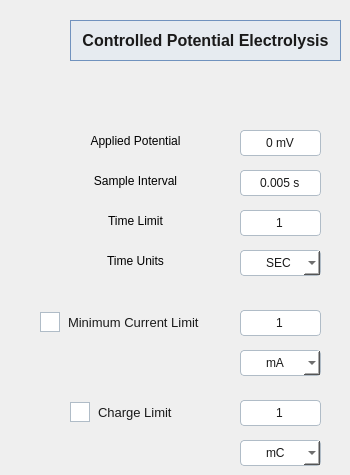
    <widget class="QWidget" name="page3_CPE">
     <widget class="QLabel" name="label_9">
      <property name="geometry">
       <rect>
        <x>70</x>
        <y>20</y>
        <width>271</width>
        <height>41</height>
       </rect>
      </property>
      <property name="styleSheet">
       <string notr="true">QLabel {
    /* Fondo azul acero muy suave para destacar sin cansar la vista */
    background-color: #E6EBF0; 
    
    /* Borde sólido y recto para coincidir con tus QLineEdit y Botones */
    border: 1px solid #7092BE; 
    border-radius: 0px; 
    
    /* Texto */
    color: #1A1A1A;                /* Negro carbón para legibilidad */
    font-family: &quot;Segoe UI&quot;;       /* Tipografía Windows 11 */
    font-weight: bold;             /* Para que resalte como encabezado */
    font-size: 16px;               /* Un poco más grande que los parámetros */
    
    /* Espaciado interno */
    padding: 5px;
}</string>
      </property>
      <property name="frameShape">
       <enum>QFrame::Shape::Box</enum>
      </property>
      <property name="lineWidth">
       <number>2</number>
      </property>
      <property name="text">
       <string>Controlled Potential Electrolysis</string>
      </property>
      <property name="alignment">
       <set>Qt::AlignmentFlag::AlignCenter</set>
      </property>
     </widget>
     <widget class="QLabel" name="label_23">
      <property name="geometry">
       <rect>
        <x>60</x>
        <y>130</y>
        <width>151</width>
        <height>21</height>
       </rect>
      </property>
      <property name="text">
       <string>Applied Potential</string>
      </property>
      <property name="alignment">
       <set>Qt::AlignmentFlag::AlignCenter</set>
      </property>
     </widget>
     <widget class="QSpinBox" name="cpe_time_limit">
      <property name="geometry">
       <rect>
        <x>240</x>
        <y>210</y>
        <width>81</width>
        <height>26</height>
       </rect>
      </property>
      <property name="focusPolicy">
       <enum>Qt::FocusPolicy::WheelFocus</enum>
      </property>
      <property name="styleSheet">
       <string notr="true">/* Estilo base del cuadro */
QSpinBox {
    background-color: #FFFFFF;
    border: 1px solid #B0BCC7;
    border-radius: 4px; /* Bordes rectos industriales */
    padding: 5px;
    color: #1A1A1A;
    font-family: &quot;Segoe UI&quot;;
    selection-background-color: #7092BE; /* Color de resaltado azul acero */
}

/* Ocultar las flechas de subir y bajar */
QSpinBox::up-button, QSpinBox::down-button {
    width: 0px;
    border: none;
    background: transparent;
}

/* Opcional: un borde más oscuro cuando el usuario hace clic para escribir */
QSpinBox:focus {
    border: 1px solid #7092BE;
}</string>
      </property>
      <property name="alignment">
       <set>Qt::AlignmentFlag::AlignCenter</set>
      </property>
      <property name="suffix">
       <string/>
      </property>
      <property name="minimum">
       <number>1</number>
      </property>
      <property name="maximum">
       <number>2500</number>
      </property>
     </widget>
     <widget class="QLabel" name="label_24">
      <property name="geometry">
       <rect>
        <x>60</x>
        <y>170</y>
        <width>151</width>
        <height>21</height>
       </rect>
      </property>
      <property name="text">
       <string>Sample Interval</string>
      </property>
      <property name="alignment">
       <set>Qt::AlignmentFlag::AlignCenter</set>
      </property>
     </widget>
     <widget class="QSpinBox" name="cpe_applied_pot">
      <property name="geometry">
       <rect>
        <x>240</x>
        <y>130</y>
        <width>81</width>
        <height>26</height>
       </rect>
      </property>
      <property name="focusPolicy">
       <enum>Qt::FocusPolicy::WheelFocus</enum>
      </property>
      <property name="styleSheet">
       <string notr="true">/* Estilo base del cuadro */
QSpinBox {
    background-color: #FFFFFF;
    border: 1px solid #B0BCC7;
    border-radius: 4px; /* Bordes rectos industriales */
    padding: 5px;
    color: #1A1A1A;
    font-family: &quot;Segoe UI&quot;;
    selection-background-color: #7092BE; /* Color de resaltado azul acero */
}

/* Ocultar las flechas de subir y bajar */
QSpinBox::up-button, QSpinBox::down-button {
    width: 0px;
    border: none;
    background: transparent;
}

/* Opcional: un borde más oscuro cuando el usuario hace clic para escribir */
QSpinBox:focus {
    border: 1px solid #7092BE;
}</string>
      </property>
      <property name="alignment">
       <set>Qt::AlignmentFlag::AlignCenter</set>
      </property>
      <property name="suffix">
       <string> mV</string>
      </property>
      <property name="minimum">
       <number>-2500</number>
      </property>
      <property name="maximum">
       <number>2500</number>
      </property>
     </widget>
     <widget class="QLabel" name="label_25">
      <property name="geometry">
       <rect>
        <x>60</x>
        <y>210</y>
        <width>151</width>
        <height>21</height>
       </rect>
      </property>
      <property name="text">
       <string>Time Limit</string>
      </property>
      <property name="alignment">
       <set>Qt::AlignmentFlag::AlignCenter</set>
      </property>
     </widget>
     <widget class="QDoubleSpinBox" name="cpe_sample_interval">
      <property name="geometry">
       <rect>
        <x>240</x>
        <y>170</y>
        <width>81</width>
        <height>26</height>
       </rect>
      </property>
      <property name="focusPolicy">
       <enum>Qt::FocusPolicy::WheelFocus</enum>
      </property>
      <property name="styleSheet">
       <string notr="true">/* Estilo base del cuadro */
QDoubleSpinBox {
    background-color: #FFFFFF;
    border: 1px solid #B0BCC7;
    border-radius: 4px; /* Bordes rectos industriales */
    padding: 5px;
    color: #1A1A1A;
    font-family: &quot;Segoe UI&quot;;
    selection-background-color: #7092BE; /* Color de resaltado azul acero */
}

/* Ocultar las flechas de subir y bajar */
QDoubleSpinBox::up-button, QDoubleSpinBox::down-button {
    width: 0px;
    border: none;
    background: transparent;
}

/* Opcional: un borde más oscuro cuando el usuario hace clic para escribir */
QDoubleSpinBox:focus {
    border: 1px solid #7092BE;
}</string>
      </property>
      <property name="alignment">
       <set>Qt::AlignmentFlag::AlignCenter</set>
      </property>
      <property name="prefix">
       <string/>
      </property>
      <property name="suffix">
       <string> s</string>
      </property>
      <property name="decimals">
       <number>3</number>
      </property>
      <property name="minimum">
       <double>0.005000000000000</double>
      </property>
      <property name="maximum">
       <double>100.000000000000000</double>
      </property>
      <property name="singleStep">
       <double>0.005000000000000</double>
      </property>
      <property name="value">
       <double>0.005000000000000</double>
      </property>
     </widget>
     <widget class="QComboBox" name="cpe_time_unit">
      <property name="geometry">
       <rect>
        <x>240</x>
        <y>250</y>
        <width>81</width>
        <height>26</height>
       </rect>
      </property>
      <property name="styleSheet">
       <string notr="true">/* 1. Estilo base del cuadro (el que proporcionaste con ajustes de compatibilidad) */
QComboBox {
    background-color: #FFFFFF;
    border: 1px solid #B0BCC7;
    border-radius: 4px; 
    padding: 5px;
    padding-left: 25px;
    color: #1A1A1A;
    font-family: &quot;Segoe UI&quot;;
    selection-background-color: #7092BE;
}

/* Opcional: Cambiar el color de la flecha cuando pasas el mouse */
QComboBox::down-arrow:hover {
    border-top: 5px solid #7092BE; /* Azul acero al pasar el mouse */
}


/* 4. Estilo de la lista desplegable (Importante para que no salga gris) */
QComboBox QAbstractItemView {
    border: 1px solid #B0BCC7;
    background-color: #FFFFFF;
    selection-color: #FFFFFF;
    padding-left: 15px;
    border-radius: 4px; 
    selection-background-color: #7092BE; /* Azul acero al pasar el mouse [cite: 48, 85] */
    font-family: &quot;Segoe UI&quot;;
    color: #1A1A1A;
}

/* 5. Estado cuando el usuario hace clic o está activo */
QComboBox:focus {
    border: 1px solid #7092BE; /* Resaltado azul acero de tu UI [cite: 75, 99] */
}

/* Opcional: un borde más oscuro cuando el usuario hace clic para escribir */
QComboBox:focus {
    border: 1px solid #7092BE;
}


</string>
      </property>
      <item>
       <property name="text">
        <string>SEC</string>
       </property>
      </item>
      <item>
       <property name="text">
        <string>MIN</string>
       </property>
      </item>
     </widget>
     <widget class="QLabel" name="label_26">
      <property name="geometry">
       <rect>
        <x>60</x>
        <y>250</y>
        <width>151</width>
        <height>21</height>
       </rect>
      </property>
      <property name="text">
       <string>Time Units</string>
      </property>
      <property name="alignment">
       <set>Qt::AlignmentFlag::AlignCenter</set>
      </property>
     </widget>
     <widget class="QCheckBox" name="cpe_min_curr_lim_on_off">
      <property name="geometry">
       <rect>
        <x>40</x>
        <y>310</y>
        <width>171</width>
        <height>24</height>
       </rect>
      </property>
      <property name="styleSheet">
       <string notr="true">QCheckBox {
    spacing: 8px;              /* Espacio entre el cuadro y el texto */
    color: #1A1A1A;            /* Texto casi negro */
    font-family: &quot;Segoe UI&quot;;
    font-size: 13px;
}

/* El cuadro del checkbox */
QCheckBox::indicator {
    width: 18px;
    height: 18px;
    border: 1px solid #B0BCC7; /* Borde recto igual que tus botones y barras */
    border-radius: 0px;        /* Bordes totalmente rectos para el look industrial */
    background-color: #FFFFFF; /* Fondo blanco */
}

/* Cuando el mouse pasa por encima */
QCheckBox::indicator:hover {
    border: 1px solid #7092BE; /* Resaltado azul acero */
    background-color: #F0F4F9; /* Fondo azul glaciar muy tenue */
}

/* Cuando está marcado (Checked) */
QCheckBox::indicator:checked {
    background-color: #7092BE; /* Fondo azul acero sólido */
    border: 1px solid #5A769A;
    /* Aquí podrías añadir una imagen de una tilde blanca si la tienes, 
       si no, el cambio de color sólido ya indica que está activo */
}

/* Cuando está deshabilitado */
QCheckBox:disabled {
    color: #A0A0A0;
}

QCheckBox::indicator:disabled {
    background-color: #E6EBF0;
    border: 1px solid #D1D9E0;
}</string>
      </property>
      <property name="text">
       <string>Minimum Current Limit</string>
      </property>
     </widget>
     <widget class="QComboBox" name="cpe_min_curr_lim_unit">
      <property name="geometry">
       <rect>
        <x>240</x>
        <y>350</y>
        <width>81</width>
        <height>26</height>
       </rect>
      </property>
      <property name="styleSheet">
       <string notr="true">/* 1. Estilo base del cuadro (el que proporcionaste con ajustes de compatibilidad) */
QComboBox {
    background-color: #FFFFFF;
    border: 1px solid #B0BCC7;
    border-radius: 4px; 
    padding: 5px;
    padding-left: 25px;
    color: #1A1A1A;
    font-family: &quot;Segoe UI&quot;;
    selection-background-color: #7092BE;
}

/* Opcional: Cambiar el color de la flecha cuando pasas el mouse */
QComboBox::down-arrow:hover {
    border-top: 5px solid #7092BE; /* Azul acero al pasar el mouse */
}


/* 4. Estilo de la lista desplegable (Importante para que no salga gris) */
QComboBox QAbstractItemView {
    border: 1px solid #B0BCC7;
    background-color: #FFFFFF;
    selection-color: #FFFFFF;
    padding-left: 15px;
    border-radius: 4px; 
    selection-background-color: #7092BE; /* Azul acero al pasar el mouse [cite: 48, 85] */
    font-family: &quot;Segoe UI&quot;;
    color: #1A1A1A;
}

/* 5. Estado cuando el usuario hace clic o está activo */
QComboBox:focus {
    border: 1px solid #7092BE; /* Resaltado azul acero de tu UI [cite: 75, 99] */
}

/* Opcional: un borde más oscuro cuando el usuario hace clic para escribir */
QComboBox:focus {
    border: 1px solid #7092BE;
}


</string>
      </property>
      <item>
       <property name="text">
        <string>mA</string>
       </property>
      </item>
      <item>
       <property name="text">
        <string>uA</string>
       </property>
      </item>
      <item>
       <property name="text">
        <string>nA</string>
       </property>
      </item>
     </widget>
     <widget class="QSpinBox" name="cpe_min_current_limit">
      <property name="geometry">
       <rect>
        <x>240</x>
        <y>310</y>
        <width>81</width>
        <height>26</height>
       </rect>
      </property>
      <property name="focusPolicy">
       <enum>Qt::FocusPolicy::WheelFocus</enum>
      </property>
      <property name="styleSheet">
       <string notr="true">/* Estilo base del cuadro */
QSpinBox {
    background-color: #FFFFFF;
    border: 1px solid #B0BCC7;
    border-radius: 4px; /* Bordes rectos industriales */
    padding: 5px;
    color: #1A1A1A;
    font-family: &quot;Segoe UI&quot;;
    selection-background-color: #7092BE; /* Color de resaltado azul acero */
}

/* Ocultar las flechas de subir y bajar */
QSpinBox::up-button, QSpinBox::down-button {
    width: 0px;
    border: none;
    background: transparent;
}

/* Opcional: un borde más oscuro cuando el usuario hace clic para escribir */
QSpinBox:focus {
    border: 1px solid #7092BE;
}</string>
      </property>
      <property name="alignment">
       <set>Qt::AlignmentFlag::AlignCenter</set>
      </property>
      <property name="suffix">
       <string/>
      </property>
      <property name="minimum">
       <number>1</number>
      </property>
      <property name="maximum">
       <number>100</number>
      </property>
     </widget>
     <widget class="QCheckBox" name="cpe_charg_lim_on_off">
      <property name="geometry">
       <rect>
        <x>70</x>
        <y>400</y>
        <width>141</width>
        <height>24</height>
       </rect>
      </property>
      <property name="styleSheet">
       <string notr="true">QCheckBox {
    spacing: 8px;              /* Espacio entre el cuadro y el texto */
    color: #1A1A1A;            /* Texto casi negro */
    font-family: &quot;Segoe UI&quot;;
    font-size: 13px;
}

/* El cuadro del checkbox */
QCheckBox::indicator {
    width: 18px;
    height: 18px;
    border: 1px solid #B0BCC7; /* Borde recto igual que tus botones y barras */
    border-radius: 0px;        /* Bordes totalmente rectos para el look industrial */
    background-color: #FFFFFF; /* Fondo blanco */
}

/* Cuando el mouse pasa por encima */
QCheckBox::indicator:hover {
    border: 1px solid #7092BE; /* Resaltado azul acero */
    background-color: #F0F4F9; /* Fondo azul glaciar muy tenue */
}

/* Cuando está marcado (Checked) */
QCheckBox::indicator:checked {
    background-color: #7092BE; /* Fondo azul acero sólido */
    border: 1px solid #5A769A;
    /* Aquí podrías añadir una imagen de una tilde blanca si la tienes, 
       si no, el cambio de color sólido ya indica que está activo */
}

/* Cuando está deshabilitado */
QCheckBox:disabled {
    color: #A0A0A0;
}

QCheckBox::indicator:disabled {
    background-color: #E6EBF0;
    border: 1px solid #D1D9E0;
}</string>
      </property>
      <property name="text">
       <string>Charge Limit</string>
      </property>
     </widget>
     <widget class="QSpinBox" name="cpe_charg_limit">
      <property name="geometry">
       <rect>
        <x>240</x>
        <y>400</y>
        <width>81</width>
        <height>26</height>
       </rect>
      </property>
      <property name="focusPolicy">
       <enum>Qt::FocusPolicy::WheelFocus</enum>
      </property>
      <property name="styleSheet">
       <string notr="true">/* Estilo base del cuadro */
QSpinBox {
    background-color: #FFFFFF;
    border: 1px solid #B0BCC7;
    border-radius: 4px; /* Bordes rectos industriales */
    padding: 5px;
    color: #1A1A1A;
    font-family: &quot;Segoe UI&quot;;
    selection-background-color: #7092BE; /* Color de resaltado azul acero */
}

/* Ocultar las flechas de subir y bajar */
QSpinBox::up-button, QSpinBox::down-button {
    width: 0px;
    border: none;
    background: transparent;
}

/* Opcional: un borde más oscuro cuando el usuario hace clic para escribir */
QSpinBox:focus {
    border: 1px solid #7092BE;
}</string>
      </property>
      <property name="alignment">
       <set>Qt::AlignmentFlag::AlignCenter</set>
      </property>
      <property name="suffix">
       <string/>
      </property>
      <property name="minimum">
       <number>1</number>
      </property>
      <property name="maximum">
       <number>100</number>
      </property>
     </widget>
     <widget class="QComboBox" name="cpe_charg_lim_unit">
      <property name="geometry">
       <rect>
        <x>240</x>
        <y>440</y>
        <width>81</width>
        <height>26</height>
       </rect>
      </property>
      <property name="styleSheet">
       <string notr="true">/* 1. Estilo base del cuadro (el que proporcionaste con ajustes de compatibilidad) */
QComboBox {
    background-color: #FFFFFF;
    border: 1px solid #B0BCC7;
    border-radius: 4px; 
    padding: 5px;
    padding-left: 25px;
    color: #1A1A1A;
    font-family: &quot;Segoe UI&quot;;
    selection-background-color: #7092BE;
}

/* Opcional: Cambiar el color de la flecha cuando pasas el mouse */
QComboBox::down-arrow:hover {
    border-top: 5px solid #7092BE; /* Azul acero al pasar el mouse */
}


/* 4. Estilo de la lista desplegable (Importante para que no salga gris) */
QComboBox QAbstractItemView {
    border: 1px solid #B0BCC7;
    background-color: #FFFFFF;
    selection-color: #FFFFFF;
    padding-left: 15px;
    border-radius: 4px; 
    selection-background-color: #7092BE; /* Azul acero al pasar el mouse [cite: 48, 85] */
    font-family: &quot;Segoe UI&quot;;
    color: #1A1A1A;
}

/* 5. Estado cuando el usuario hace clic o está activo */
QComboBox:focus {
    border: 1px solid #7092BE; /* Resaltado azul acero de tu UI [cite: 75, 99] */
}

/* Opcional: un borde más oscuro cuando el usuario hace clic para escribir */
QComboBox:focus {
    border: 1px solid #7092BE;
}


</string>
      </property>
      <item>
       <property name="text">
        <string>mC</string>
       </property>
      </item>
      <item>
       <property name="text">
        <string>uC</string>
       </property>
      </item>
     </widget>
    </widget>
